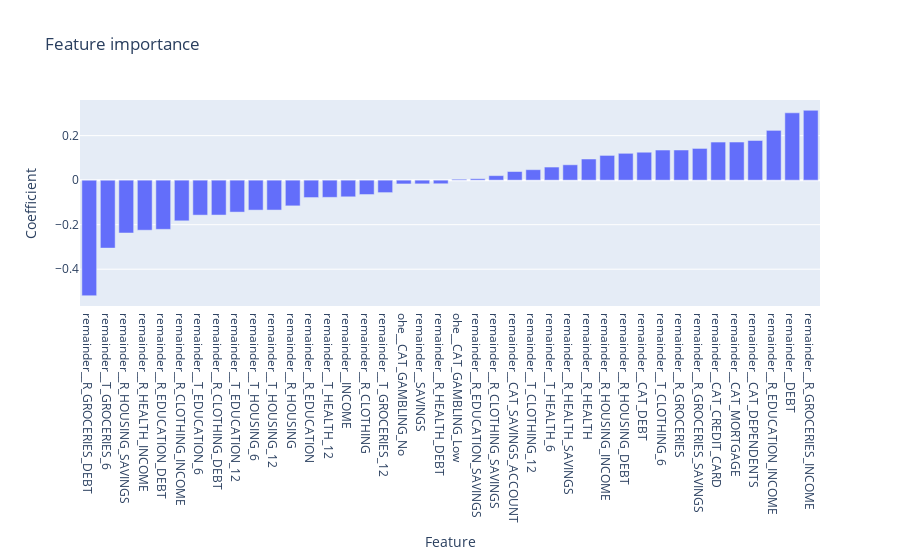

Source (notebook cell):
### Markdown cell above
### Model Comparison and Interpretability

To compare the classification and regression models, I examined the learned coefficients from both `LogisticRegression` and `Lasso`. These weights reflect the relative importance of each feature in determining either the likelihood of default (classification) or the numerical credit score (regression).

#### Key Observations:

- **Shared influential features**: Certain variables (e.g., `R_HEALTH`, `R_GAMBLING`, `DEBT`) showed significant weight in both models, suggesting they are strong indicators of a customer's credit behavior in general.
- **Classification vs. regression signals**: The classification model tends to emphasize **binary risk factors** that signal default (like `CAT_DEBT` or `CAT_MORTGAGE`), whereas the regression model assigns weight to **continuous financial indicators** like `INCOME`, `SAVINGS`, or spending ratios.
- **Regularization effect in Lasso**: Several features had zero or near-zero coefficients in the regression model, indicating that Lasso effectively eliminated weak predictors — improving model simplicity and interpretability.
- **Direction of impact**: Positive weights in the classification model increase the likelihood of default, while negative coefficients in the regression model reflect factors that are associated with higher credit scores.

These differences highlight how each model provides unique insights: classification models help flag risk, while regression models help quantify it.

### Code cell
import plotly.express as px

coef = pd.Series(pipe[-1].coef_.ravel(), index=pipe[-1].feature_names_in_).sort_values()
fig = px.bar(x=coef.index, y=coef.values, labels={'x': 'Feature', 'y': 'Coefficient'}, title='Feature importance')
fig.show()

### Figure 1 — Plotly figure (JSON) as saved in the notebook; plotly's stock layout.template omitted (floating-point values rounded to 4 significant figures)
{"data": [{"alignmentgroup": "True", "hovertemplate": "Feature=%{x}<br>Coefficient=%{y}<extra></extra>", "legendgroup": "", "marker": {"color": "#636efa", "pattern": {"shape": ""}}, "name": "", "offsetgroup": "", "orientation": "v", "showlegend": false, "textposition": "auto", "type": "bar", "x": ["remainder__R_GROCERIES_DEBT", "remainder__T_GROCERIES_6", "remainder__R_HOUSING_SAVINGS", "remainder__R_HEALTH_INCOME", "remainder__R_EDUCATION_DEBT", "remainder__R_CLOTHING_INCOME", "remainder__T_EDUCATION_6", "remainder__R_CLOTHING_DEBT", "remainder__T_EDUCATION_12", "remainder__T_HOUSING_6", "remainder__T_HOUSING_12", "remainder__R_HOUSING", "remainder__R_EDUCATION", "remainder__T_HEALTH_12", "remainder__INCOME", "remainder__R_CLOTHING", "remainder__T_GROCERIES_12", "ohe__CAT_GAMBLING_No", "remainder__SAVINGS", "remainder__R_HEALTH_DEBT", "ohe__CAT_GAMBLING_Low", "remainder__R_EDUCATION_SAVINGS", "remainder__R_CLOTHING_SAVINGS", "remainder__CAT_SAVINGS_ACCOUNT", "remainder__T_CLOTHING_12", "remainder__T_HEALTH_6", "remainder__R_HEALTH_SAVINGS", "remainder__R_HEALTH", "remainder__R_HOUSING_INCOME", "remainder__R_HOUSING_DEBT", "remainder__CAT_DEBT", "remainder__T_CLOTHING_6", "remainder__R_GROCERIES", "remainder__R_GROCERIES_SAVINGS", "remainder__CAT_CREDIT_CARD", "remainder__CAT_MORTGAGE", "remainder__CAT_DEPENDENTS", "remainder__R_EDUCATION_INCOME", "remainder__DEBT", "remainder__R_GROCERIES_INCOME"], "xaxis": "x", "y": [-0.5191, -0.3053, -0.2374, -0.2248, -0.221, -0.1827, -0.1571, -0.1568, -0.1435, -0.1346, -0.1344, -0.1155, -0.07819, -0.07723, -0.07486, -0.06457, -0.05596, -0.017, -0.01661, -0.01618, 0.004277, 0.006427, 0.02029, 0.03877, 0.04707, 0.05886, 0.06905, 0.09505, 0.1112, 0.1206, 0.1255, 0.1354, 0.1355, 0.1425, 0.1712, 0.1713, 0.1782, 0.2237, 0.3025, 0.3138], "yaxis": "y"}], "layout": {"barmode": "relative", "legend": {"tracegroupgap": 0}, "title": {"text": "Feature importance"}, "xaxis": {"anchor": "y", "domain": [0, 1], "title": {"text": "Feature"}}, "yaxis": {"anchor": "x", "domain": [0, 1], "title": {"text": "Coefficient"}}}}
